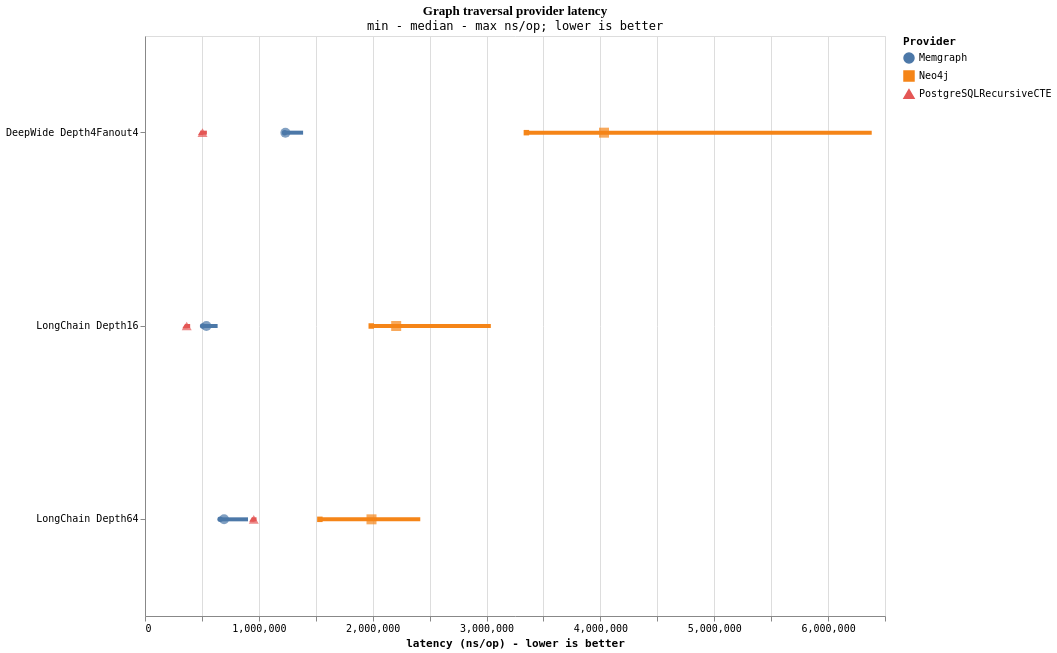

Write the Vega-Lite specification saved for this chart.
### Vega-Lite specification from a JSON file in a GitHub repository (floating-point values rounded to 4 significant figures)
{"$schema": "https://vega.github.io/schema/vega-lite/v5.json", "title": {"text": "Graph traversal provider latency", "subtitle": "min - median - max ns/op; lower is better"}, "width": 740, "height": 580, "data": {"values": [{"provider": "Neo4j", "scenario": "LongChain Depth16", "panel": "Equivalent seeded traversals", "min": 1987318, "median": 2206292, "max": 3037755, "samples": 3}, {"provider": "Memgraph", "scenario": "LongChain Depth16", "panel": "Equivalent seeded traversals", "min": 506148, "median": 539251, "max": 637919, "samples": 3}, {"provider": "PostgreSQLRecursiveCTE", "scenario": "LongChain Depth16", "panel": "Equivalent seeded traversals", "min": 352478, "median": 366378, "max": 396668, "samples": 3}, {"provider": "Neo4j", "scenario": "LongChain Depth64", "panel": "Equivalent seeded traversals", "min": 1536112, "median": 1989442, "max": 2417885, "samples": 3}, {"provider": "Memgraph", "scenario": "LongChain Depth64", "panel": "Equivalent seeded traversals", "min": 659868, "median": 694470, "max": 904846, "samples": 3}, {"provider": "PostgreSQLRecursiveCTE", "scenario": "LongChain Depth64", "panel": "Equivalent seeded traversals", "min": 939897, "median": 955429, "max": 979755, "samples": 3}, {"provider": "Neo4j", "scenario": "DeepWide Depth4Fanout4", "panel": "Equivalent seeded traversals", "min": 3349992, "median": 4031915, "max": 6383395, "samples": 3}, {"provider": "Memgraph", "scenario": "DeepWide Depth4Fanout4", "panel": "Equivalent seeded traversals", "min": 1225737, "median": 1233211, "max": 1388712, "samples": 3}, {"provider": "PostgreSQLRecursiveCTE", "scenario": "DeepWide Depth4Fanout4", "panel": "Equivalent seeded traversals", "min": 490300, "median": 504953, "max": 543621, "samples": 3}]}, "encoding": {"y": {"field": "scenario", "type": "nominal", "title": null}, "color": {"field": "provider", "type": "nominal", "title": "Provider"}, "shape": {"field": "provider", "type": "nominal", "title": "Provider"}, "row": {"field": "panel", "type": "nominal", "title": null}}, "layer": [{"mark": {"type": "rule", "strokeWidth": 4}, "encoding": {"x": {"field": "min", "type": "quantitative", "title": "latency (ns/op) - lower is better", "scale": {"type": "linear", "zero": true}}, "x2": {"field": "max"}}}, {"mark": {"type": "point", "filled": true, "size": 100}, "encoding": {"x": {"field": "median", "type": "quantitative", "scale": {"type": "linear", "zero": true}}}}], "config": {"font": "Comic Mono, SFMono-Regular, Consolas, monospace", "title": {"font": "Architects Daughter, Comic Sans MS, cursive"}, "background": "#FFFFFF"}}
